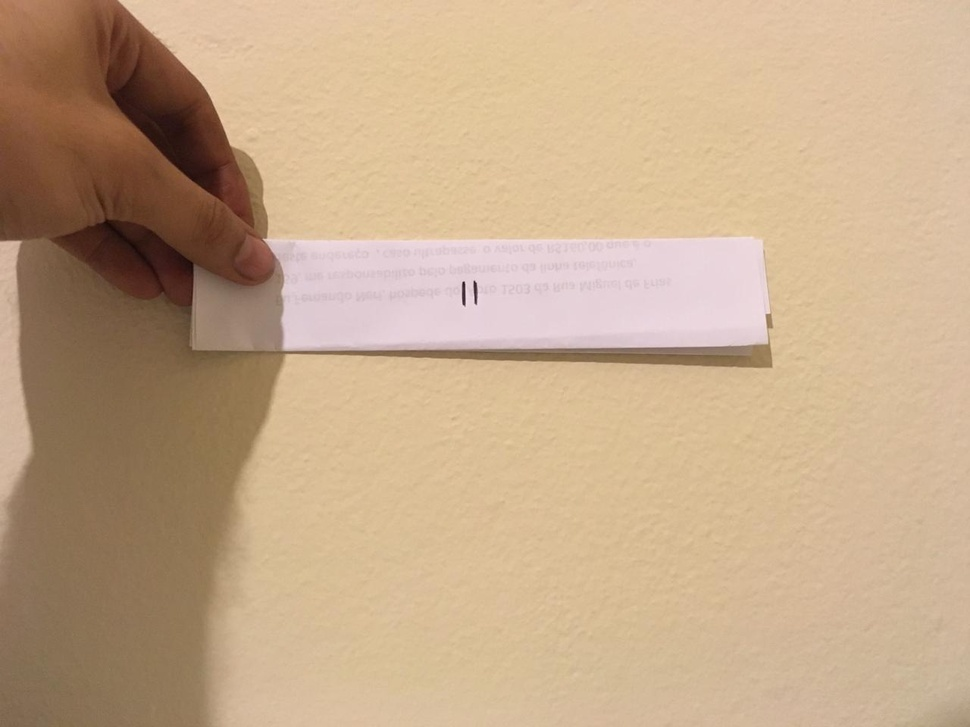
#> input picture imagen1.jpeg, 970 x 727 px, shrunk from 1280 x 960 before the run
$ python harris2.py
#> lines starting #> are read from the running program, lines starting #| are printed output that depends on the picture; after the words box and inside, x2 and y2 are one past the last pixel; in counts of white or black regions, pixels touching at a corner belong together; long printed decimals are rounded
import cv2
import numpy as np

img = cv2.imread('imagen1.jpeg')
#> img is the input picture: shape (727, 970, 3); mean B, G, R 138.1, 168.6, 196.7
gray = cv2.cvtColor(img, cv2.COLOR_BGR2GRAY)
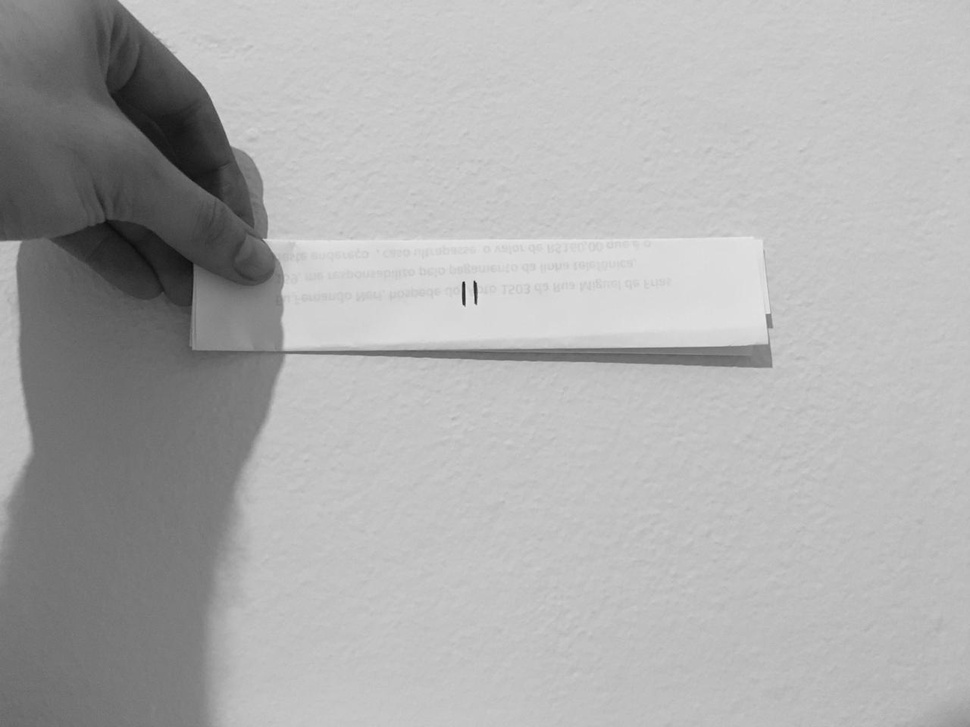
#> gray: shape (727, 970); min 11, max 234, mean 173.6
gray = np.float32(gray)
dst = cv2.cornerHarris(gray,5,3,0.04)
ret, dst = cv2.threshold(dst,0.1*dst.max(),255,0)
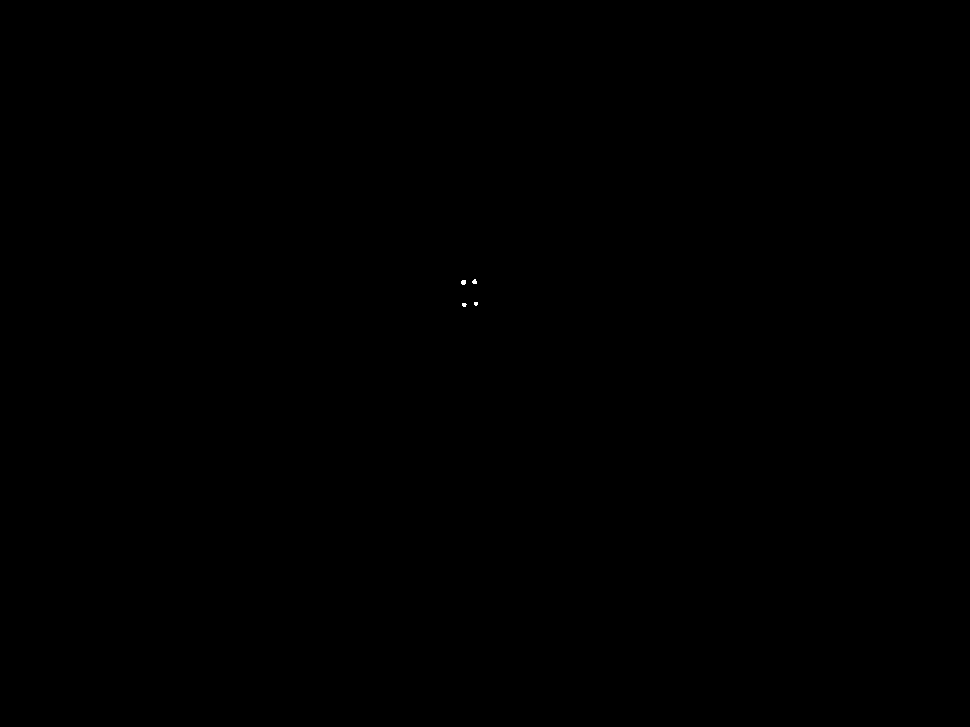
#> dst: shape (727, 970) float32; 0.01% white; 4 white regions (3 under 20 px), largest, box (x1, y1, x2, y2) and area: (461, 280, 466, 285) 22
#> ret = 2943416.8
dst = np.uint8(dst)
ret, labels, stats, centroids = cv2.connectedComponentsWithStats(dst)
#> labels: shape (727, 970) int32; 5 distinct labels, from 0 to 4
#> ret = 5; stats = [[0, 0, 970, 727, 705119], [472, 279, 5, 5, 19], [461, 280, 5, 5, 22], [462, 303, 5, 4, 16], [474, 302, 4, 4, 14]]; centroids = [[484.5, 363], [474.2, 281.3], [463.1, 281.9], [463.8, 304.4], [475.5, 303.3]]
criteria = (cv2.TERM_CRITERIA_EPS + cv2.TERM_CRITERIA_MAX_ITER, 100, 0.001)
corners = cv2.cornerSubPix(gray,np.float32(centroids),(5,5),(-1,-1),criteria)
#> corners = [[484.5, 363], [473.8, 279.8], [463.3, 280.4], [463.9, 305.9], [475.5, 304.7]]
for i in range(1, len(corners)):
    print(corners[i])
#> this loop made 4 passes
#| [473.788 279.775]
#| [463.332 280.428]
#| [463.946 305.922]
#| [475.510 304.680]
#print(corners)
#cv2.line(img,(172,35),(183,35),(255,0,0),5)
cv2.line(img,(corners[1][0],corners[1][1]),(corners[2][0],corners[2][1]),(255,0,0),2)
#> img: shape (727, 970, 3); under 0.01% of pixels changed, all inside (x1, y1, x2, y2) = (462, 278, 475, 282)
cv2.line(img,(corners[2][0],corners[2][1]),(corners[3][0],corners[3][1]),(255,0,0),2)
#> img: shape (727, 970, 3); mean B, G, R 138.1, 168.6, 196.7


img[dst>0.1*dst.max()]=[0,0,255]
#> img: shape (727, 970, 3); mean B, G, R 138.1, 168.5, 196.7


cv2.imshow('image', img)
cv2.waitKey(0)
cv2.destroyAllWindows

$ run again, with circle1.jpeg copied over imagen1.jpeg
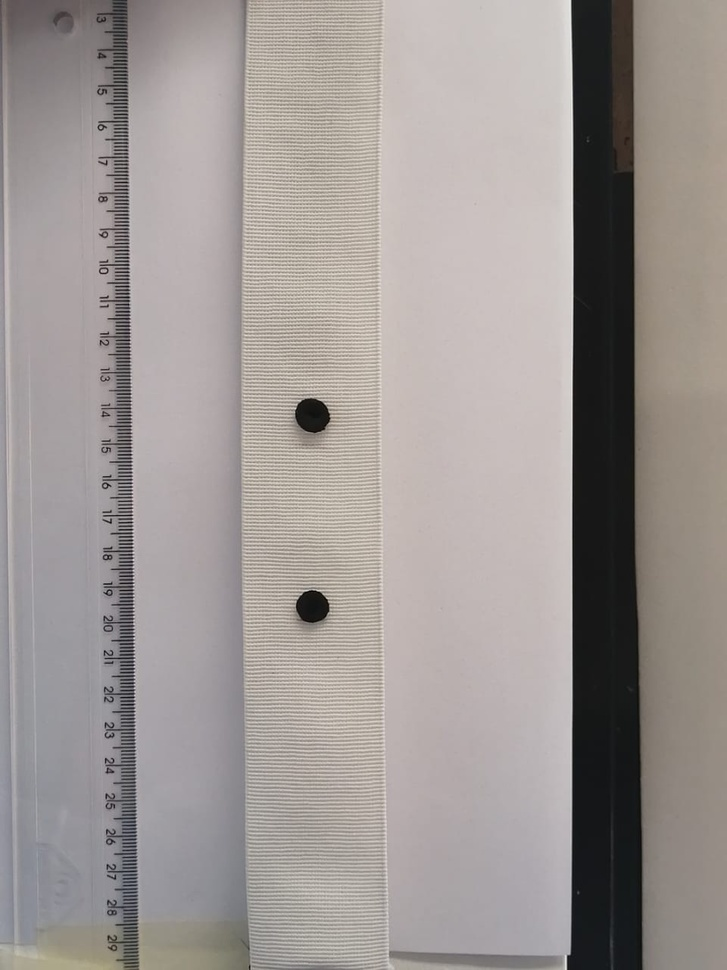
#> input picture circle1.jpeg, 727 x 970 px, shrunk from 960 x 1280 before the run
#> img is the input picture: shape (970, 727, 3); mean B, G, R 148, 150.6, 157.2
#> `ret, dst = cv2.threshold(dst,0.1*dst.max(),255,0)`:
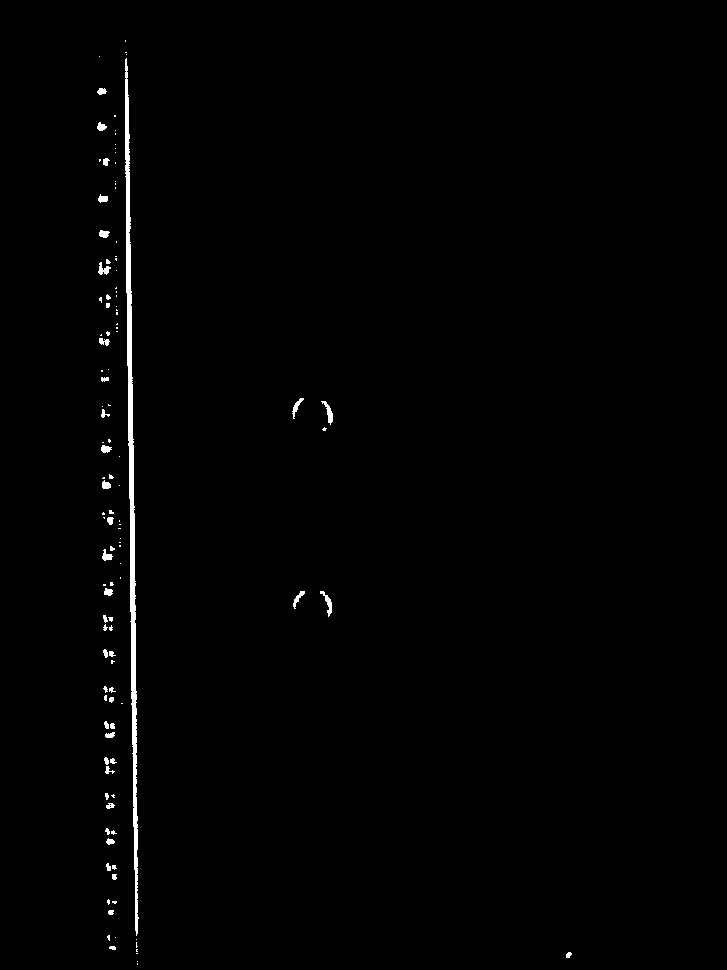
#> dst: shape (970, 727) float32; 0.86% white; 118 white regions (78 under 20 px), largest, box (x1, y1, x2, y2) and area: (125, 58, 139, 936) 3877, (321, 401, 333, 425) 106, (320, 591, 332, 617) 105
#> `ret, dst = cv2.threshold(dst,0.1*dst.max(),255,0)`: ret = 1579965.4
#> labels: shape (970, 727) int32; 119 distinct labels, from 0 to 118
#> `ret, labels, stats, centroids = cv2.connectedComponentsWithStats(dst)`: ret = 119; stats = 119 rows, first 6: [0, 0, 727, 970, 699114], [125, 40, 1, 2, 2], [125, 52, 2, 1, 2], [126, 54, 1, 1, 1], [99, 56, 1, 1, 1], [125, 58, 14, 878, 3877]; centroids = 119 pairs, first value 99 to 568.3, second value 40.5 to 963.5
#> corners = 119 pairs, first value 96.56 to 566.9, second value 40.69 to 960.6
#> the loop `for i in range(1, len(corners)):` made 118 passes
#| [126.291  40.686]
#| [125.5  52. ]
#| [126.  54.]
#| [98.298  55.807]
#| [132.038 489.737]
#> (further printed lines are left out)
#> `img[dst>0.1*dst.max()]=[0,0,255]`:
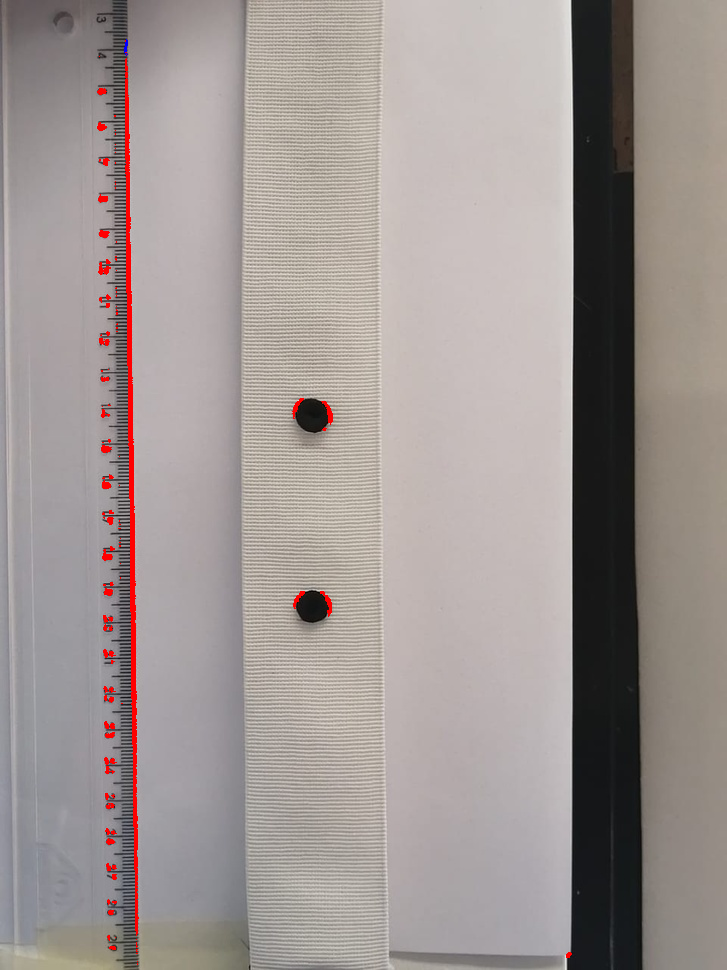
#> img: shape (970, 727, 3); mean B, G, R 147.1, 149.7, 158.4

$ run again, with test1.jpeg copied over imagen1.jpeg
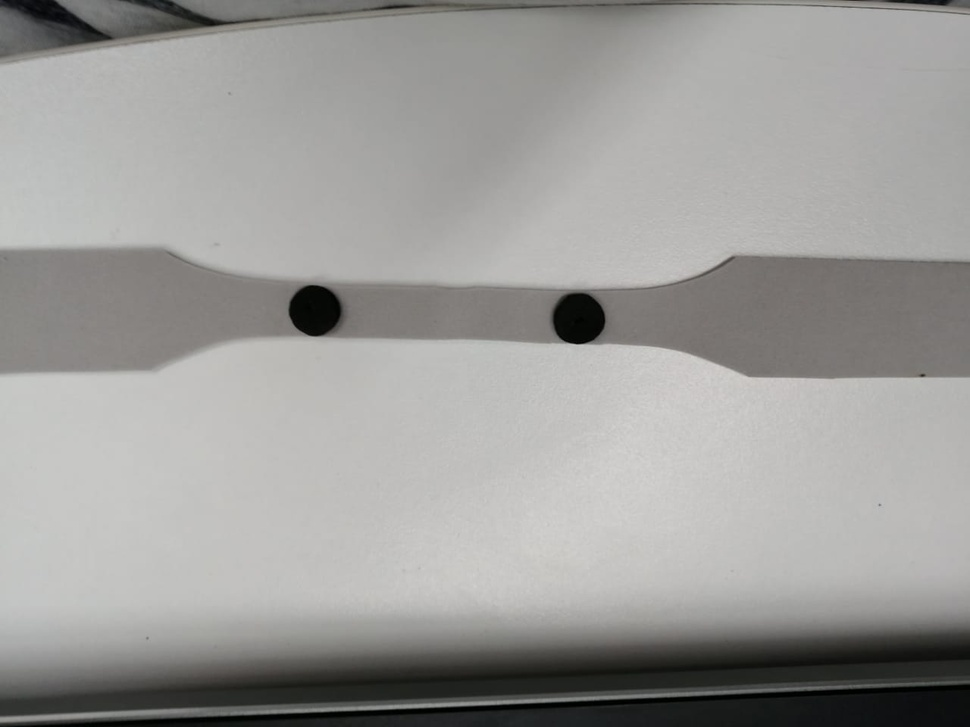
#> input picture test1.jpeg, 970 x 727 px, shrunk from 1280 x 960 before the run
#> img is the input picture: shape (727, 970, 3); mean B, G, R 153.6, 155.8, 156.5
#> `dst = cv2.cornerHarris(gray,5,3,0.04)`:
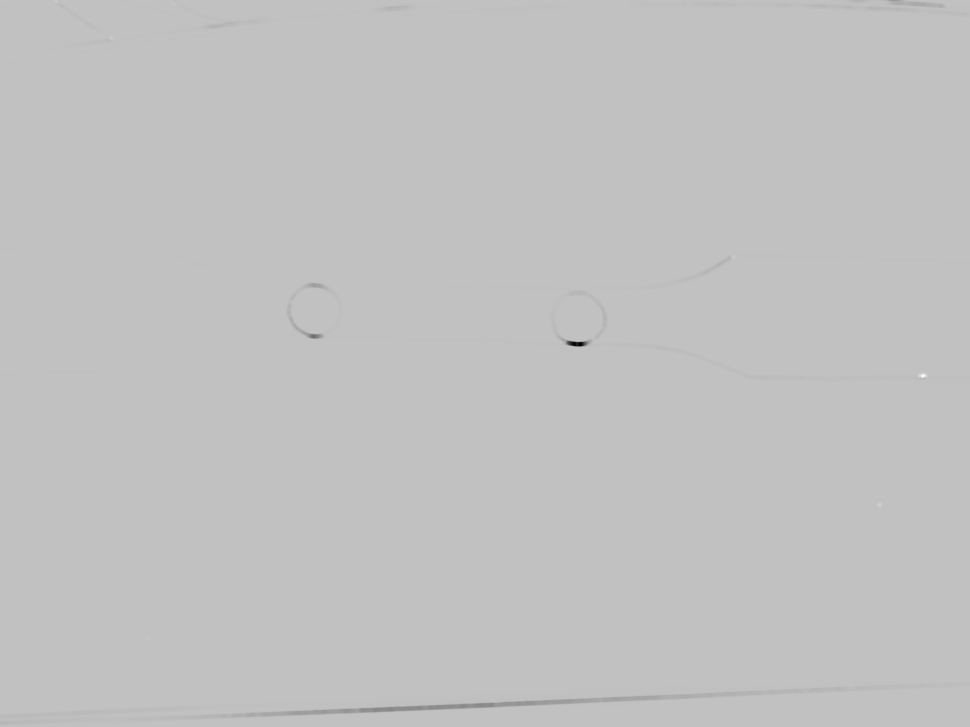
#> dst: shape (727, 970) float32; min -3616094.5, max 1157331, mean -4383.1; drawn with min black and max white
#> `ret, dst = cv2.threshold(dst,0.1*dst.max(),255,0)`: ret = 115733.1
#> labels: shape (727, 970) int32; 5 distinct labels, from 0 to 4
#> `ret, labels, stats, centroids = cv2.connectedComponentsWithStats(dst)`: ret = 5; stats = [[0, 0, 970, 727, 705128], [110, 37, 3, 2, 5], [733, 256, 1, 3, 3], [918, 373, 10, 5, 40], [878, 503, 4, 4, 14]]; centroids = [[484.5, 363], [110.8, 37.6], [733, 257], [922.5, 375.2], [879.3, 504.5]]
#> corners = [[488.7, 361.9], [113.2, 39.47], [733.8, 255], [922.4, 376.5], [879.4, 504.4]]
#> the loop `for i in range(1, len(corners)):` made 4 passes
#| [113.168  39.470]
#| [733.794   255.005]
#| [922.364 376.4762 ]
#| [879.3605  504.422]
#> `cv2.line(img,(corners[2][0],corners[2][1]),(corners[3][0],corners[3][1..`:
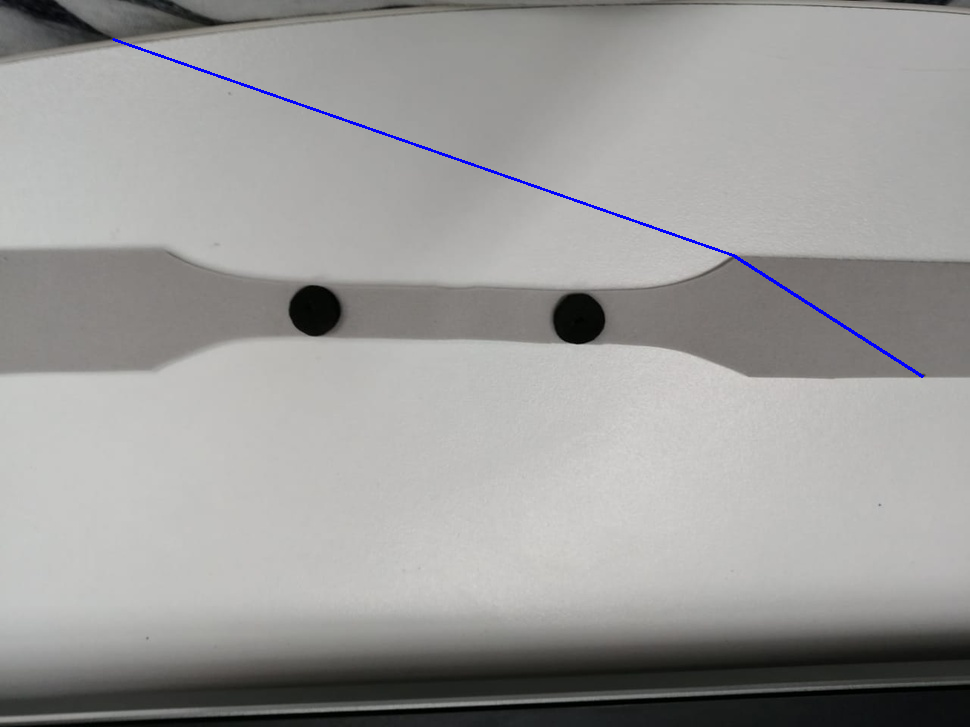
#> img: shape (727, 970, 3); mean B, G, R 153.9, 155.2, 155.9
